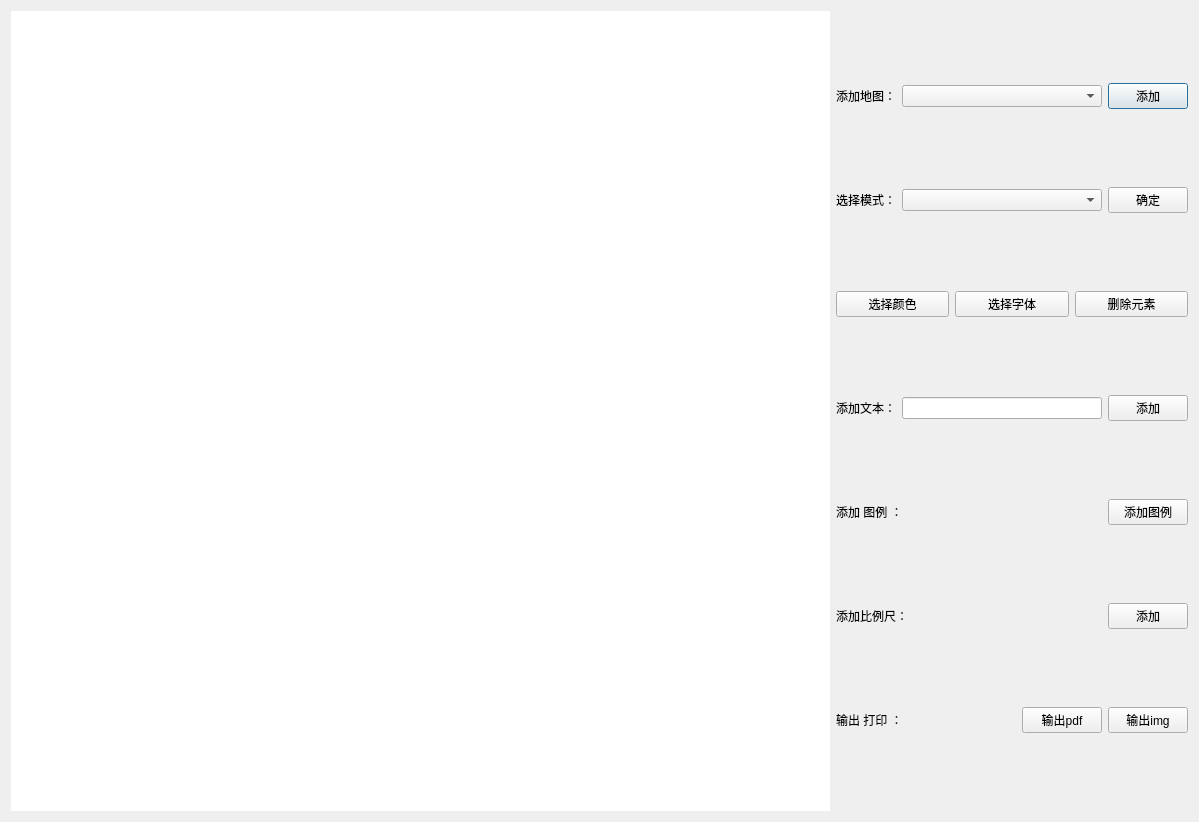
<?xml version="1.0" encoding="UTF-8"?>
<ui version="4.0">
 <class>decorationDialog</class>
 <widget class="QDialog" name="decorationDialog">
  <property name="geometry">
   <rect>
    <x>0</x>
    <y>0</y>
    <width>1199</width>
    <height>822</height>
   </rect>
  </property>
  <property name="windowTitle">
   <string>地图整饰</string>
  </property>
  <layout class="QHBoxLayout" name="horizontalLayout_7">
   <item>
    <widget class="QWidget" name="widget" native="true">
     <property name="sizePolicy">
      <sizepolicy hsizetype="Expanding" vsizetype="Expanding">
       <horstretch>0</horstretch>
       <verstretch>0</verstretch>
      </sizepolicy>
     </property>
     <property name="minimumSize">
      <size>
       <width>0</width>
       <height>0</height>
      </size>
     </property>
     <property name="autoFillBackground">
      <bool>false</bool>
     </property>
     <property name="styleSheet">
      <string notr="true">background-color:white;</string>
     </property>
    </widget>
   </item>
   <item>
    <layout class="QVBoxLayout" name="verticalLayout">
     <item>
      <layout class="QHBoxLayout" name="horizontalLayout">
       <item>
        <widget class="QLabel" name="label">
         <property name="text">
          <string>添加地图：</string>
         </property>
        </widget>
       </item>
       <item>
        <widget class="QComboBox" name="comboBox">
         <property name="sizePolicy">
          <sizepolicy hsizetype="Maximum" vsizetype="Fixed">
           <horstretch>0</horstretch>
           <verstretch>0</verstretch>
          </sizepolicy>
         </property>
         <property name="minimumSize">
          <size>
           <width>200</width>
           <height>0</height>
          </size>
         </property>
         <property name="maximumSize">
          <size>
           <width>300</width>
           <height>16777215</height>
          </size>
         </property>
        </widget>
       </item>
       <item>
        <widget class="QPushButton" name="addMap">
         <property name="sizePolicy">
          <sizepolicy hsizetype="Maximum" vsizetype="Fixed">
           <horstretch>0</horstretch>
           <verstretch>0</verstretch>
          </sizepolicy>
         </property>
         <property name="maximumSize">
          <size>
           <width>80</width>
           <height>16777215</height>
          </size>
         </property>
         <property name="text">
          <string>添加</string>
         </property>
        </widget>
       </item>
      </layout>
     </item>
     <item>
      <layout class="QHBoxLayout" name="horizontalLayout_9">
       <item>
        <widget class="QLabel" name="label_6">
         <property name="text">
          <string>选择模式：</string>
         </property>
        </widget>
       </item>
       <item>
        <widget class="QComboBox" name="effect">
         <property name="sizePolicy">
          <sizepolicy hsizetype="Maximum" vsizetype="Fixed">
           <horstretch>0</horstretch>
           <verstretch>0</verstretch>
          </sizepolicy>
         </property>
         <property name="minimumSize">
          <size>
           <width>200</width>
           <height>0</height>
          </size>
         </property>
         <property name="maximumSize">
          <size>
           <width>300</width>
           <height>16777215</height>
          </size>
         </property>
        </widget>
       </item>
       <item>
        <widget class="QPushButton" name="changeEffect">
         <property name="sizePolicy">
          <sizepolicy hsizetype="Maximum" vsizetype="Fixed">
           <horstretch>0</horstretch>
           <verstretch>0</verstretch>
          </sizepolicy>
         </property>
         <property name="maximumSize">
          <size>
           <width>80</width>
           <height>16777215</height>
          </size>
         </property>
         <property name="text">
          <string>确定</string>
         </property>
        </widget>
       </item>
      </layout>
     </item>
     <item>
      <layout class="QHBoxLayout" name="horizontalLayout_6">
       <item>
        <widget class="QPushButton" name="getColor">
         <property name="text">
          <string>选择颜色</string>
         </property>
        </widget>
       </item>
       <item>
        <widget class="QPushButton" name="getFont">
         <property name="text">
          <string>选择字体</string>
         </property>
        </widget>
       </item>
       <item>
        <widget class="QPushButton" name="deleteItem">
         <property name="text">
          <string>删除元素</string>
         </property>
        </widget>
       </item>
      </layout>
     </item>
     <item>
      <layout class="QHBoxLayout" name="horizontalLayout_2">
       <item>
        <widget class="QLabel" name="label_2">
         <property name="text">
          <string>添加文本：</string>
         </property>
        </widget>
       </item>
       <item>
        <widget class="QLineEdit" name="title">
         <property name="sizePolicy">
          <sizepolicy hsizetype="Maximum" vsizetype="Fixed">
           <horstretch>0</horstretch>
           <verstretch>0</verstretch>
          </sizepolicy>
         </property>
         <property name="minimumSize">
          <size>
           <width>200</width>
           <height>0</height>
          </size>
         </property>
         <property name="maximumSize">
          <size>
           <width>300</width>
           <height>16777215</height>
          </size>
         </property>
        </widget>
       </item>
       <item>
        <widget class="QPushButton" name="addTitle">
         <property name="sizePolicy">
          <sizepolicy hsizetype="Maximum" vsizetype="Fixed">
           <horstretch>0</horstretch>
           <verstretch>0</verstretch>
          </sizepolicy>
         </property>
         <property name="maximumSize">
          <size>
           <width>80</width>
           <height>16777215</height>
          </size>
         </property>
         <property name="text">
          <string>添加</string>
         </property>
        </widget>
       </item>
      </layout>
     </item>
     <item>
      <layout class="QHBoxLayout" name="horizontalLayout_3">
       <item>
        <widget class="QLabel" name="label_3">
         <property name="text">
          <string>添加 图例 ：</string>
         </property>
        </widget>
       </item>
       <item>
        <widget class="QPushButton" name="addLegend">
         <property name="sizePolicy">
          <sizepolicy hsizetype="Maximum" vsizetype="Fixed">
           <horstretch>0</horstretch>
           <verstretch>0</verstretch>
          </sizepolicy>
         </property>
         <property name="maximumSize">
          <size>
           <width>80</width>
           <height>16777215</height>
          </size>
         </property>
         <property name="text">
          <string>添加图例</string>
         </property>
        </widget>
       </item>
      </layout>
     </item>
     <item>
      <layout class="QHBoxLayout" name="horizontalLayout_4">
       <item>
        <widget class="QLabel" name="label_4">
         <property name="text">
          <string>添加比例尺：</string>
         </property>
        </widget>
       </item>
       <item>
        <widget class="QPushButton" name="addScale">
         <property name="sizePolicy">
          <sizepolicy hsizetype="Maximum" vsizetype="Fixed">
           <horstretch>0</horstretch>
           <verstretch>0</verstretch>
          </sizepolicy>
         </property>
         <property name="maximumSize">
          <size>
           <width>80</width>
           <height>16777215</height>
          </size>
         </property>
         <property name="text">
          <string>添加</string>
         </property>
        </widget>
       </item>
      </layout>
     </item>
     <item>
      <layout class="QHBoxLayout" name="horizontalLayout_5">
       <item>
        <widget class="QLabel" name="label_5">
         <property name="text">
          <string>输出 打印 ：</string>
         </property>
        </widget>
       </item>
       <item>
        <widget class="QPushButton" name="exportPDF">
         <property name="sizePolicy">
          <sizepolicy hsizetype="Maximum" vsizetype="Fixed">
           <horstretch>0</horstretch>
           <verstretch>0</verstretch>
          </sizepolicy>
         </property>
         <property name="maximumSize">
          <size>
           <width>80</width>
           <height>16777215</height>
          </size>
         </property>
         <property name="text">
          <string>输出pdf</string>
         </property>
        </widget>
       </item>
       <item>
        <widget class="QPushButton" name="exportIMG">
         <property name="sizePolicy">
          <sizepolicy hsizetype="Maximum" vsizetype="Fixed">
           <horstretch>0</horstretch>
           <verstretch>0</verstretch>
          </sizepolicy>
         </property>
         <property name="maximumSize">
          <size>
           <width>80</width>
           <height>16777215</height>
          </size>
         </property>
         <property name="text">
          <string>输出img</string>
         </property>
        </widget>
       </item>
      </layout>
     </item>
    </layout>
   </item>
  </layout>
 </widget>
 <resources/>
 <connections/>
</ui>
